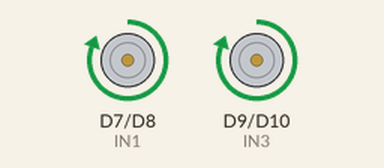
This sketch was run on a simulated Arduino Due. Parts: motor-driver pin pairs drawn as motors (green arrow = first pin HIGH = forward, orange = second pin HIGH = backward, longer = more drive, scaled by the enable pin).

Above: at 9.0 s.
At 11.0 s:
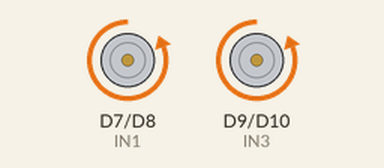
At 13.0 s:
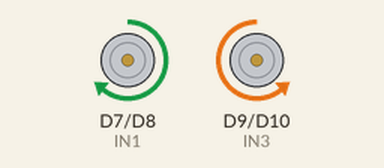
At 15.0 s:
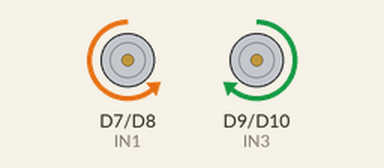
Timing chart, 0 to 18.4 s (numbered marks = the images above):
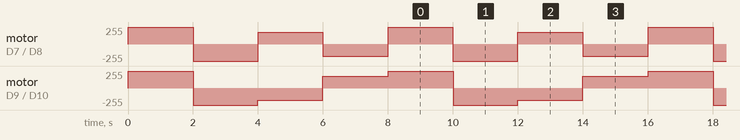

The sketch:

simple.ino
```cpp
#define IN1  7   //K1、K2 motor direction
#define IN2  8     //K1、K2 motor direction
#define IN3  9    //K3、K4 motor direction
#define IN4  10   //K3、K4 motor direction
#define ENA  5    // Needs to be a PWM pin to be able to control motor speed ENA
#define ENB  6    // Needs to be a PWM pin to be able to control motor speed ENA
/*motor control*/
void go_ahead()  //motor rotate clockwise -->robot go ahead
{
  digitalWrite(IN1, HIGH);
  digitalWrite(IN2, LOW);
  digitalWrite(IN3, HIGH);
  digitalWrite(IN4,LOW);
}
void go_back() //motor rotate counterclockwise -->robot go back
{
  digitalWrite(IN1, LOW);
  digitalWrite(IN2, HIGH);
  digitalWrite(IN3, LOW);
  digitalWrite(IN4,HIGH);
}
void go_stop() //motor brake -->robot stop
{
  digitalWrite(IN1, LOW);
  digitalWrite(IN2, LOW);
  digitalWrite(IN3, LOW);
  digitalWrite(IN4,LOW);
}
void turn_right(int t)  //left motor rotate clockwise and right motor rotate counterclockwise -->robot turn right
{
  digitalWrite(IN1, LOW);
  digitalWrite(IN2, HIGH);
  digitalWrite(IN3, HIGH);
  digitalWrite(IN4, LOW);
  delay(t);
}
void turn_left(int t) //left motor rotate counterclockwise and right motor rotate clockwise -->robot turn left
{
  digitalWrite(IN1, HIGH);
  digitalWrite(IN2, LOW);
  digitalWrite(IN3, LOW);
  digitalWrite(IN4, HIGH);
  delay(t);
}
/*set motor speed */
void set_motorspeed(int lspeed,int rspeed) //change motor speed
{
  analogWrite(ENA,lspeed);//lspeed:0-255
  analogWrite(ENB,rspeed);//rspeed:0-255
}
void setup() {
  /******L298N******/
  pinMode(IN1, OUTPUT);
  pinMode(IN2, OUTPUT);
  pinMode(IN3, OUTPUT);
  pinMode(IN4, OUTPUT);
  pinMode(ENA, OUTPUT);
  pinMode(ENB, OUTPUT);

  set_motorspeed(255,255);
  //go ahead 5s
  go_ahead();
  delay(2000);
  //go back 5s
  go_back();
  delay(2000);
  //turn left 5s
  set_motorspeed(180,180);
  turn_left(2000);
  //turn right 5s
  turn_right(2000);
  //stop
  go_stop();
}

void loop() {
setup();
}
```

Measured:
- by itself, motor on D7 (IN1) / D8 (IN2): repeats every 8.0 s: backward 255/255 2.0 s, forward 180/255 2.0 s, backward 180/255 2.0 s, forward 255/255 2.0 s
- by itself, motor on D9 (IN3) / D10 (IN4): repeats every 8.0 s: backward 255/255 2.0 s, backward 180/255 2.0 s, forward 180/255 2.0 s, forward 255/255 2.0 s
